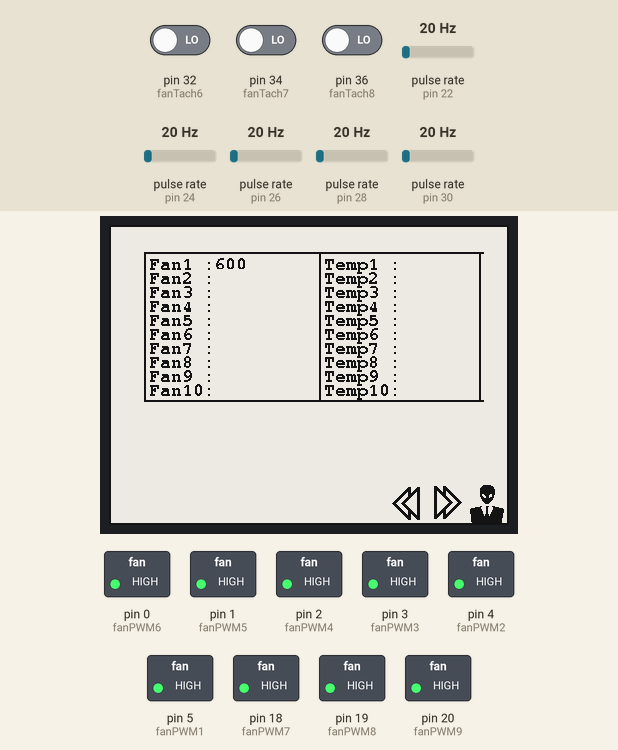
This sketch was run on a simulated Arduino Mega 2560, built for the host (arithmetic inside an expression is 32-bit, double 64-bit). Parts: 400×300 one-colour display, switched loads named in the sketch (green lamp = pin HIGH). Wiring (inferred from the names in the program): 5 × pulse sensor: data pin 22 / data pin 24 / data pin 26 / data pin 28 / data pin 30. The test bench sets the inputs (shaded band); at power-on: pulse rate (sensors on pin 26, pin 22, pin 24, pin 28, pin 30) 20 Hz, pin 32 (fanTach6) LOW, pin 34 (fanTach7) LOW, pin 36 (fanTach8) LOW. Pins used as bus, display or sensor lines are not drawn.

Above: at 2.2 s.
2.3 s: pulse rate (sensor on pin 26) set to 4 Hz
At 4.5 s:
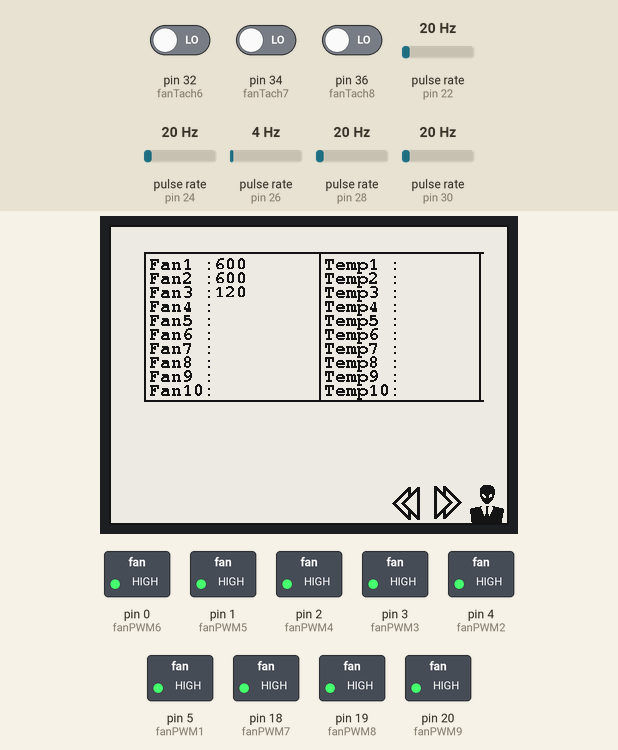
At 7.3 s:
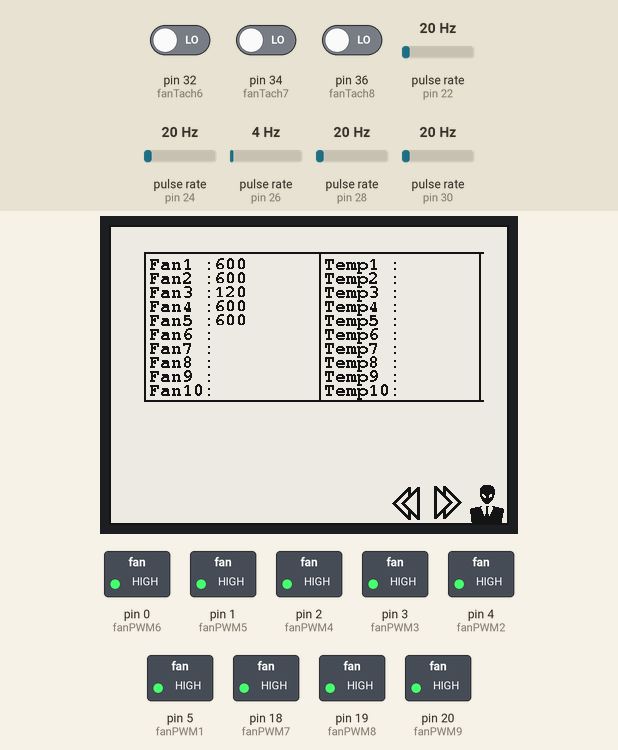
Timing chart, 0 to 8.8 s (numbered marks = the images above; inputs shaded):
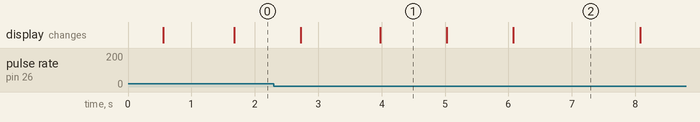

The sketch:

10Temp10FanEpaper.ino
```cpp
#include <GxEPD.h>
#include <GxGDEW042T2/GxGDEW042T2.h>  // 4.2" b/w
#include <GxIO/GxIO_SPI/GxIO_SPI.h>
#include <GxIO/GxIO.h>
// FreeFonts from Adafruit_GFX
#include <Fonts/FreeMonoBold9pt7b.h>
//#include GxEPD_BitmapExamples
#include "ImagesForFC.h"
// Include the libraries we need
#include <OneWire.h>
#include <DallasTemperature.h>
#include <Thermistor.h>
#include <NTC_Thermistor.h>

// select one, depending on your CS connection
GxIO_Class io(SPI, /*CS=*/SS, /*DC=*/8, /*RST=*/9);  // arbitrary selection of 8, 9 selected for default of GxEPD_Class
GxEPD_Class display(io, /*RST=*/9, /*BUSY=*/7);      // default selection of (9), 7

#define DEMO_DELAY 30
// ################ alle Analogen Sensoren #################
#define Referenzwiderstand 10000 // Widerstandswert des Widerstandes der mit dem NTC in Reihe geschaltet wurde.
#define Nominalwiderstand 10000  // Widerstand des NTC bei Normaltemperatur
#define Nominaltemperatur 25
#define BWert 3950
int Sensor_Pin1 = A0;
int Sensor_Pin2 = A1;
int Sensor_Pin3 = A2;
int Sensor_Pin4 = A3;
int Sensor_Pin5 = A4;
Thermistor* thermistor1 = new NTC_Thermistor(Sensor_Pin1, Referenzwiderstand, Nominalwiderstand, Nominaltemperatur, BWert);
Thermistor* thermistor2 = new NTC_Thermistor(Sensor_Pin2, Referenzwiderstand, Nominalwiderstand, Nominaltemperatur, BWert);
Thermistor* thermistor3 = new NTC_Thermistor(Sensor_Pin3, Referenzwiderstand, Nominalwiderstand, Nominaltemperatur, BWert);
Thermistor* thermistor4 = new NTC_Thermistor(Sensor_Pin4, Referenzwiderstand, Nominalwiderstand, Nominaltemperatur, BWert);
Thermistor* thermistor5 = new NTC_Thermistor(Sensor_Pin5, Referenzwiderstand, Nominalwiderstand, Nominaltemperatur, BWert);
// ############# All Digital Sensoren ####################
#define ONE_WIRE_BUS1 21
#define ONE_WIRE_BUS2 23
#define ONE_WIRE_BUS3 25
#define ONE_WIRE_BUS4 27
#define ONE_WIRE_BUS5 29
OneWire oneWire1(ONE_WIRE_BUS1);
OneWire oneWire2(ONE_WIRE_BUS2);
OneWire oneWire3(ONE_WIRE_BUS3);
OneWire oneWire4(ONE_WIRE_BUS4);
OneWire oneWire5(ONE_WIRE_BUS5);
DallasTemperature sensors1(&oneWire1);
DallasTemperature sensors2(&oneWire2);
DallasTemperature sensors3(&oneWire3);
DallasTemperature sensors4(&oneWire4);
DallasTemperature sensors5(&oneWire5);

// Fan sens (tach) wire connected to digital_8 port gelb
int fanTach1 = 22;
int fanTach2 = 24;
int fanTach3 = 26;
int fanTach4 = 28;
int fanTach5 = 30;
int fanTach6 = 32;
int fanTach7 = 34;
int fanTach8 = 36;
int fanTach9 = 38;
int fanTach10 = 40;
// Fan PWM wire connected to digital_9 port blau
int fanPWM1 = 5;
int fanPWM2 = 4;
int fanPWM3 = 3;
int fanPWM4 = 2;
int fanPWM5 = 1;
int fanPWM6 = 0;
int fanPWM7 = 18;
int fanPWM8 = 19;
int fanPWM9 = 20;
int fanPWM10 = 21;

struct ShowValueParameters {
  uint16_t x, y, w, h, cursor_y;
  const char* value;
};

int showRPM(int Tach) {
    float pulseDuration = 0;
    float frequency = 0;
    float RPMRead = 0;
    int rpm = 0;
    pulseDuration = pulseIn(Tach, HIGH);
    frequency = ((pulseDuration * 4) / 1000);
    RPMRead = (1000 / frequency);
    rpm = (RPMRead * 6);
    rpm = (rpm * 10);
    return rpm;
}

void BuildTable() {
  display.setRotation(0);
  display.setFont(&FreeMonoBold9pt7b);
  display.setTextColor(GxEPD_BLACK);
  display.fillScreen(GxEPD_WHITE);
  // 10 Fan Controller #######################
  display.setCursor(40, 44);
  display.print("Fan1 :");
  display.setCursor(40, 58);
  display.print("Fan2 :");
  display.setCursor(40, 72);
  display.print("Fan3 :");
  display.setCursor(40, 86);
  display.print("Fan4 :");
  display.setCursor(40, 100);
  display.print("Fan5 :");
  display.setCursor(40, 114);
  display.print("Fan6 :");
  display.setCursor(40, 128);
  display.print("Fan7 :");
  display.setCursor(40, 142);
  display.print("Fan8 :");
  display.setCursor(40, 156);
  display.print("Fan9 :");
  display.setCursor(40, 170);
  display.print("Fan10:");
  // Temp Sensoren########################
  display.setCursor(215, 44);
  display.print("Temp1 :");
  display.setCursor(215, 58);
  display.print("Temp2 :");
  display.setCursor(215, 72);
  display.print("Temp3 :");
  display.setCursor(215, 86);
  display.print("Temp4 :");
  display.setCursor(215, 100);
  display.print("Temp5 :");
  display.setCursor(215, 114);
  display.print("Temp6 :");
  display.setCursor(215, 128);
  display.print("Temp7 :");
  display.setCursor(215, 142);
  display.print("Temp8 :");
  display.setCursor(215, 156);
  display.print("Temp9 :");
  display.setCursor(215, 170);
  display.print("Temp10:");
  // ########### boxen ####################
  display.drawRect(0, 0, 400, 2, GxEPD_BLACK);
  display.drawRect(0, 0, 2, 300, GxEPD_BLACK);
  display.drawRect(0, 298, 400, 2, GxEPD_BLACK);
  display.drawRect(398, 0, 2, 300, GxEPD_BLACK);
  display.drawRect(35, 27, 340, 2, GxEPD_BLACK);
  display.drawRect(35, 27, 2, 150, GxEPD_BLACK);
  display.drawRect(35, 175, 340, 2, GxEPD_BLACK);
  display.drawRect(210, 27, 2, 150, GxEPD_BLACK);
  display.drawRect(370, 27, 2, 150, GxEPD_BLACK);
  display.drawBitmap(Avatar, 358, 258, 40, 40, GxEPD_BLACK, 2);
  display.drawBitmap(RechtsNavi, 318, 258, 40, 40, GxEPD_BLACK, 2);
  display.drawBitmap(LinksNavi, 278, 258, 40, 40, GxEPD_BLACK, 2);
}

const char* convert(double A, float B, int C, int Type){
  char tmp[20] = "";
  switch (Type) {
    case 1:{
      dtostrf(A, 6, 2, tmp);
      break;
    }
    case 2:{
      dtostrf(B, 6, 2, tmp);
      break;
    }
    case 3:{
      itoa(C, tmp, 10);
      break;
    }
    defaulft: {}
  }
  const char* tmp2 = tmp;
  return tmp2;
}
/*
void FanImageRun() {
  display.fillRect(2, 259, 40, 40, GxEPD_WHITE);
  display.drawBitmap(luefter1, 2, 259, 40, 40, GxEPD_BLACK, 2);
  display.fillRect(2, 259, 40, 40, GxEPD_WHITE);
  display.drawBitmap(luefter2, 2, 259, 40, 40, GxEPD_BLACK, 2);
  display.fillRect(2, 259, 40, 40, GxEPD_WHITE);
  display.drawBitmap(luefter3, 2, 259, 40, 40, GxEPD_BLACK, 2);
  display.fillRect(2, 259, 40, 40, GxEPD_WHITE);
  display.drawBitmap(luefter4, 2, 259, 40, 40, GxEPD_BLACK, 2);
};
*/
void UpdateBoxCallback(const void* parameters) {
  const ShowValueParameters* p = reinterpret_cast<const ShowValueParameters*>(parameters);
  display.fillRect(p->x, p->y, p->w, p->h, GxEPD_WHITE);
  display.updateWindow(p->x, p->y, p->w, p->h, true);
  display.setCursor(p->x, p->y + 14);
  display.print(p->value);
}

void showPartialUpdatePaged() {
  display.setRotation(0);
  display.setFont(&FreeMonoBold9pt7b);
  display.setTextColor(GxEPD_BLACK);

  ShowValueParameters valueParameters1 = { 105, 30, 100, 14, 105, convert(0,0,showRPM(fanTach1),3) };
  display.drawPagedToWindow(UpdateBoxCallback, valueParameters1.x, valueParameters1.y, valueParameters1.w, valueParameters1.h, &valueParameters1);
  ShowValueParameters valueParameters2 = { 105, 44, 100, 14, 105, convert(0,0,showRPM(fanTach2),3) };
  display.drawPagedToWindow(UpdateBoxCallback, valueParameters2.x, valueParameters2.y, valueParameters2.w, valueParameters2.h, &valueParameters2);
  ShowValueParameters valueParameters3 = { 105, 58, 100, 14, 105, convert(0,0,showRPM(fanTach3),3) };
  display.drawPagedToWindow(UpdateBoxCallback, valueParameters3.x, valueParameters3.y, valueParameters3.w, valueParameters3.h, &valueParameters3);
  ShowValueParameters valueParameters4 = { 105, 72, 100, 14, 105, convert(0,0,showRPM(fanTach4),3) };
  display.drawPagedToWindow(UpdateBoxCallback, valueParameters4.x, valueParameters4.y, valueParameters4.w, valueParameters4.h, &valueParameters4);
  ShowValueParameters valueParameters5 = { 105, 86, 100, 14, 105, convert(0,0,showRPM(fanTach5),3) };
  display.drawPagedToWindow(UpdateBoxCallback, valueParameters5.x, valueParameters5.y, valueParameters5.w, valueParameters5.h, &valueParameters5);
  ShowValueParameters valueParameters6 = { 105, 100, 100, 14, 105, convert(0,0,showRPM(fanTach6),3) };
  display.drawPagedToWindow(UpdateBoxCallback, valueParameters6.x, valueParameters6.y, valueParameters6.w, valueParameters6.h, &valueParameters6);
  ShowValueParameters valueParameters7 = { 105, 114, 100, 14, 105, convert(0,0,showRPM(fanTach7),3) };
  display.drawPagedToWindow(UpdateBoxCallback, valueParameters7.x, valueParameters7.y, valueParameters7.w, valueParameters7.h, &valueParameters7);
  ShowValueParameters valueParameters8 = { 105, 128, 100, 14, 105, convert(0,0,showRPM(fanTach8),3) };
  display.drawPagedToWindow(UpdateBoxCallback, valueParameters8.x, valueParameters8.y, valueParameters8.w, valueParameters8.h, &valueParameters8);
  ShowValueParameters valueParameters9 = { 105, 142, 100, 14, 105, convert(0,0,showRPM(fanTach9),3) };
  display.drawPagedToWindow(UpdateBoxCallback, valueParameters9.x, valueParameters9.y, valueParameters9.w, valueParameters9.h, &valueParameters9);
  ShowValueParameters valueParameters10 = { 105, 156, 100, 14, 105, convert(0,0,showRPM(fanTach10),3) };
  display.drawPagedToWindow(UpdateBoxCallback, valueParameters10.x, valueParameters10.y, valueParameters10.w, valueParameters10.h, &valueParameters10);

  //double getdegrees = thermistor1->readCelsius();
  ShowValueParameters valueParameters11 = { 290, 30, 75, 14, 105, convert(thermistor1->readCelsius(),0,0,1) };
  display.drawPagedToWindow(UpdateBoxCallback, valueParameters11.x, valueParameters11.y, valueParameters11.w, valueParameters11.h, &valueParameters11);
  //getdegrees = thermistor2->readCelsius();
  ShowValueParameters valueParameters12 = { 290, 44, 75, 14, 105, convert(thermistor2->readCelsius(),0,0,1) };
  display.drawPagedToWindow(UpdateBoxCallback, valueParameters12.x, valueParameters12.y, valueParameters12.w, valueParameters12.h, &valueParameters12);
  //getdegrees = thermistor3->readCelsius();
  ShowValueParameters valueParameters13 = { 290, 58, 75, 14, 105, convert(thermistor3->readCelsius(),0,0,1) };
  display.drawPagedToWindow(UpdateBoxCallback, valueParameters13.x, valueParameters13.y, valueParameters13.w, valueParameters13.h, &valueParameters13);
  //getdegrees = thermistor4->readCelsius();
  ShowValueParameters valueParameters14 = { 290, 72, 75, 14, 105, convert(thermistor4->readCelsius(),0,0,1) };
  display.drawPagedToWindow(UpdateBoxCallback, valueParameters14.x, valueParameters14.y, valueParameters14.w, valueParameters14.h, &valueParameters14);
  //getdegrees = thermistor5->readCelsius();
  ShowValueParameters valueParameters15 = { 290, 86, 75, 14, 105, convert(thermistor5->readCelsius(),0,0,1) };
  display.drawPagedToWindow(UpdateBoxCallback, valueParameters15.x, valueParameters15.y, valueParameters15.w, valueParameters15.h, &valueParameters15);
  sensors1.requestTemperatures();
  float tempC1 = sensors1.getTempCByIndex(0);
  ShowValueParameters valueParameters16 = { 290, 100, 75, 14, 105, convert(0,tempC1,0,2) };
  display.drawPagedToWindow(UpdateBoxCallback, valueParameters16.x, valueParameters16.y, valueParameters16.w, valueParameters16.h, &valueParameters16);
  sensors2.requestTemperatures();
  float tempC2 = sensors2.getTempCByIndex(0);
  ShowValueParameters valueParameters17 = { 290, 114, 75, 14, 105, convert(0,tempC2,0,2) };
  display.drawPagedToWindow(UpdateBoxCallback, valueParameters17.x, valueParameters17.y, valueParameters17.w, valueParameters17.h, &valueParameters17);
  sensors3.requestTemperatures();
  float tempC3 = sensors3.getTempCByIndex(0);
  ShowValueParameters valueParameters18 = { 290, 128, 75, 14, 105, convert(0,tempC3,0,2) };
  display.drawPagedToWindow(UpdateBoxCallback, valueParameters18.x, valueParameters18.y, valueParameters18.w, valueParameters18.h, &valueParameters18);
  sensors4.requestTemperatures();
  float tempC4 = sensors4.getTempCByIndex(0);
  ShowValueParameters valueParameters19 = { 290, 142, 75, 14, 105, convert(0,tempC4,0,2) };
  display.drawPagedToWindow(UpdateBoxCallback, valueParameters19.x, valueParameters19.y, valueParameters19.w, valueParameters19.h, &valueParameters19);
  sensors5.requestTemperatures();
  float tempC5 = sensors5.getTempCByIndex(0);
  ShowValueParameters valueParameters20 = { 290, 156, 75, 14, 105, convert(0,tempC5,0,2) };
  display.drawPagedToWindow(UpdateBoxCallback, valueParameters20.x, valueParameters20.y, valueParameters20.w, valueParameters20.h, &valueParameters20);
  //display.powerDown();
}

void setup(void) {
  display.init(115200);  // enable diagnostic output on Serial
  display.drawPagedToWindow(BuildTable, 0, 0, 400, 300);
  sensors1.begin();
  sensors2.begin();
  sensors3.begin();
  sensors4.begin();
  sensors5.begin();

  pinMode(fanPWM1, OUTPUT);
  pinMode(fanTach1, INPUT);
  digitalWrite(fanPWM1, HIGH);
  pinMode(fanPWM2, OUTPUT);
  pinMode(fanTach2, INPUT);
  digitalWrite(fanPWM2, HIGH);
  pinMode(fanPWM3, OUTPUT);
  pinMode(fanTach3, INPUT);
  digitalWrite(fanPWM3, HIGH);
  pinMode(fanPWM4, OUTPUT);
  pinMode(fanTach4, INPUT);
  digitalWrite(fanPWM4, HIGH);
  pinMode(fanPWM5, OUTPUT);
  pinMode(fanTach5, INPUT);
  digitalWrite(fanPWM5, HIGH);
  pinMode(fanPWM6, OUTPUT);
  pinMode(fanTach6, INPUT);
  digitalWrite(fanPWM6, HIGH);
  pinMode(fanPWM7, OUTPUT);
  pinMode(fanTach7, INPUT);
  digitalWrite(fanPWM7, HIGH);
  pinMode(fanPWM8, OUTPUT);
  pinMode(fanTach8, INPUT);
  digitalWrite(fanPWM8, HIGH);
  pinMode(fanPWM9, OUTPUT);
  pinMode(fanTach9, INPUT);
  digitalWrite(fanPWM9, HIGH);
  pinMode(fanPWM10, OUTPUT);
  pinMode(fanTach10, INPUT);
  digitalWrite(fanPWM10, HIGH);
  //delay(500);
  //BuildTable();
}

void loop() {
  showPartialUpdatePaged();
  delay(5);
}
```

Source omitted: ImagesForFC.h (data table, 9114 bytes)
